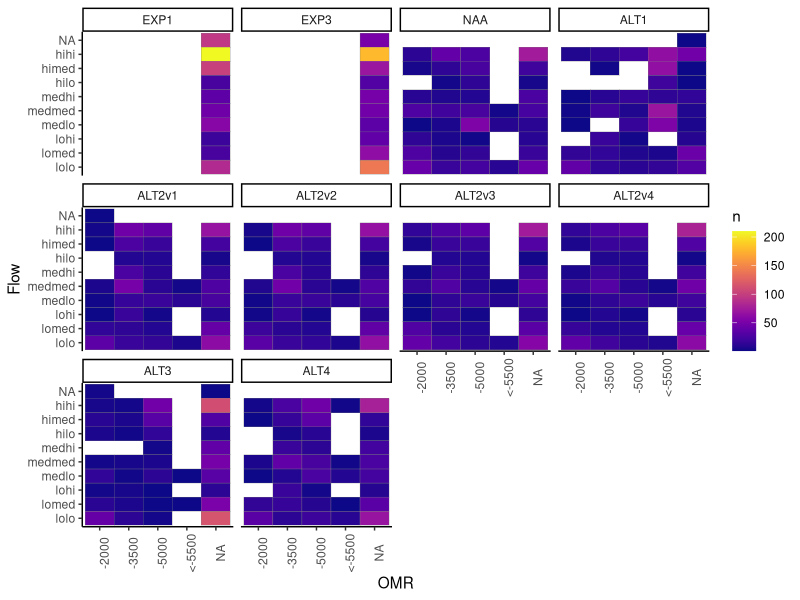
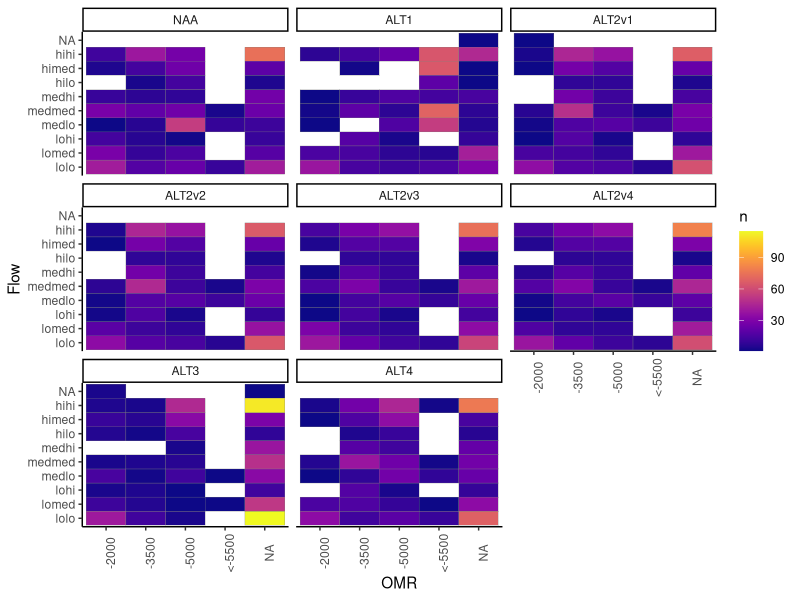
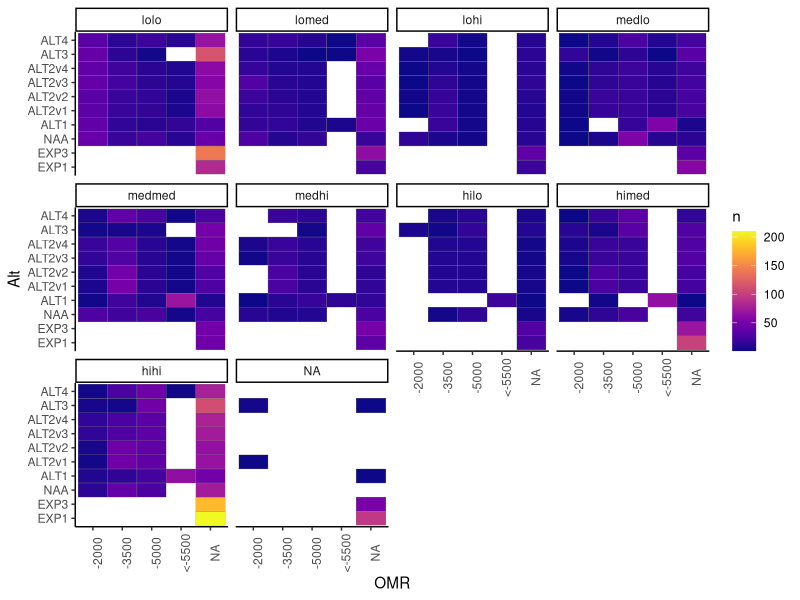
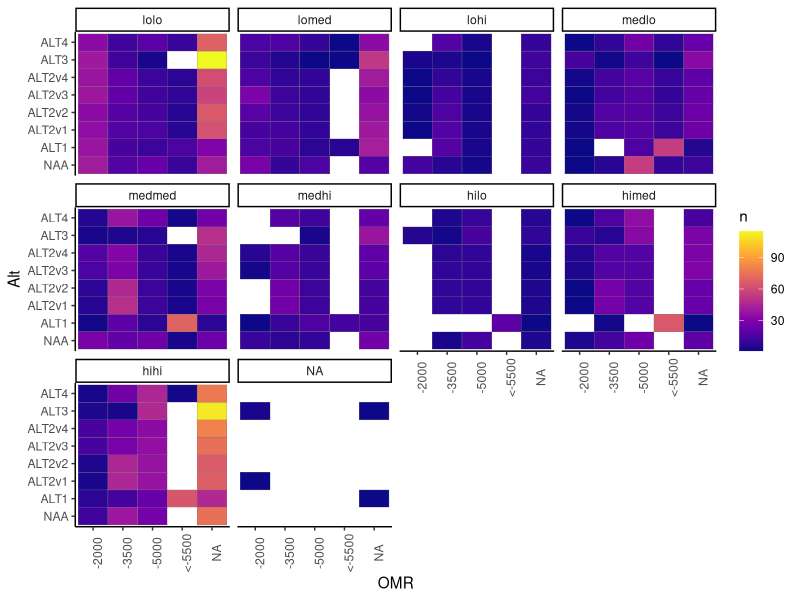
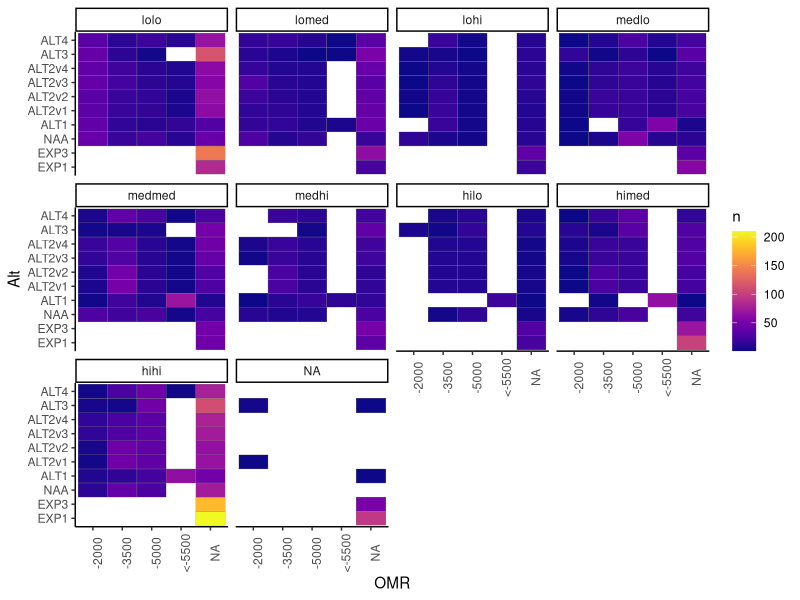
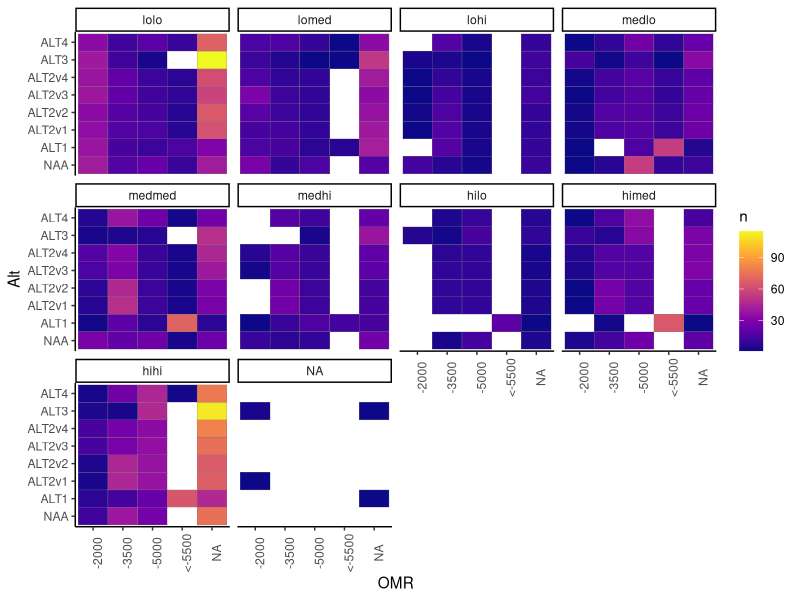

These figures' R source, in order: (Note: this script raises an error after producing the figures.)
##############################################
# Last updated 10/6/2023 by Catarina Pien (USBR)
# Calculate sample sizes for each alt in flow and OMR bins
#################################################

library(ggplot2)
library(dplyr)
library(readr)
library(readxl)
library(lubridate)
library(viridis)
library(tidyr)

# Read dat -------------------------------

# read data
bins <- read_excel("data_raw/calsim/Reclamation_2021LTO_SacR_SJR_OMR_Binning_rev01_20230929_result.xlsx", skip = 5)
alt_order = c("EXP1", "EXP3", "NAA",
              "ALT1",
              "ALT2v1", "ALT2v2", "ALT2v3", "ALT2v4",
              "ALT3", "ALT4")
col_order = c("Flow", "OMR", "EXP1", "EXP3", "NAA",
              "ALT1",
              "ALT2v1", "ALT2v2", "ALT2v3", "ALT2v4",
              "ALT3", "ALT4")
inflow_order = c("lolo", "lomed", "lohi", "medlo", "medmed", "medhi", "hilo", "himed", "hihi", "NA")
# rename column names
colnames(bins) <- c("Date", "Flow_EXP1", "OMR_EXP1", "Flow_EXP3", "OMR_EXP3",
                    "Flow_NAA", "OMR_NAA", "Flow_ALT1", "OMR_ALT1",
                    "Flow_ALT2v1", "OMR_ALT2v1", "Flow_ALT2v2", "OMR_ALT2v2",
                    "Flow_ALT2v3", "OMR_ALT2v3", "Flow_ALT2v4", "OMR_ALT2v4",
                    "Flow_ALT3", "OMR_ALT3", "Flow_ALT4", "OMR_ALT4")
bins2 <- bins[-1,]
# make long ----------------------
bins_long <-  bins2 %>%
  pivot_longer(
    -Date,
    cols_vary = "slowest",
    names_to = c(".value", "Alt"),
    names_sep = "_"
  ) %>%
  mutate(Month = month(Date))

# Dec-June
bins_months <- bins_long %>% filter(Month %in% c(12, 1, 2, 3, 4, 5, 6))

# calculate sample sizes
bins_summary_all <- bins_long %>%
  group_by(Flow, OMR, Alt) %>%
  summarize(n = n())

# filter to months of interest (12-6)
bins_summary_months <- bins_months %>%
  group_by(Flow, OMR, Alt) %>%
  summarize(n = n()) %>%
  ungroup() %>%
  mutate(Alt = factor(Alt, levels = alt_order ),
         Flow = factor(Flow, levels = inflow_order))

# fill in groups that have no samples; replace with zero
bins_summary_complete <- bins_summary_months %>%
  complete(Flow,
           nesting(OMR, Alt),
           fill = list(n = 0))

# table by alternative
# sample sizes
bins_months_table <- bins_summary_complete %>%
  pivot_wider(names_from = "Alt", values_from = "n", values_fill = list(n = 0)) %>%
  arrange(Flow, OMR)%>%
  mutate( Flow = factor(Flow, levels = inflow_order))
bins_months_table <- bins_months_table[, col_order]

# calculate proportion in each group by alt
bins_months_prop_table <- bins_months_table %>%
  mutate(across(EXP1:ALT4, ~.x/sum(.x))) %>%
  mutate(across(EXP1:ALT4, ~round(.x,3)))

# calculate proportion NA
not_included <- bins_summary_complete %>%
  filter((Flow == "NA" | OMR == "NA") | (Flow == "NA" & OMR == "NA")) %>%
  group_by(Alt) %>%
  summarize(num =sum(n),
            prop = num/700)

# look at results
ggplot(bins_summary_months) + geom_tile(aes(OMR, Flow, fill = n), color = "gray50") +
  facet_wrap(~Alt) +
  scale_fill_viridis(option = "plasma") +
  theme_classic() +
  theme(axis.text.x = element_text(angle = 90) )

ggplot(bins_summary_months%>% filter(!Alt %in% c("EXP1", "EXP3"))) +
  geom_tile(aes(OMR, Flow, fill = n), color = "gray50") +
  facet_wrap(~Alt) +
  scale_fill_viridis(option = "plasma") +
  theme_classic() +
  theme(axis.text.x = element_text(angle = 90) )

(plot_n_alts_omr_inflow <- ggplot(bins_summary_months ) +
  geom_tile(aes(OMR, Alt, fill = n), color = "gray50") +
  facet_wrap(~Flow) +
  scale_fill_viridis(option = "plasma") +
  theme_classic() +
  theme(axis.text.x = element_text(angle = 90) ))

(plot_n_alts_omr_inflow_noexp <-ggplot(bins_summary_months %>% filter(!Alt %in% c("EXP1", "EXP3"))) +
  geom_tile(aes(OMR, Alt, fill = n), color = "gray50") +
  facet_wrap(~Flow) +
  scale_fill_viridis(option = "plasma") +
  theme_classic() +
  theme(axis.text.x = element_text(angle = 90) ))

# Write plot
png("figures/plot_n_alts_omr_inflow.png", width = 9, height = 8, units = "in", res = 300, pointsize = 12)
plot_n_alts_omr_inflow
dev.off()

png("figures/plot_n_alts_omr_inflow_noexp.png", width = 9, height = 8, units = "in", res = 300, pointsize = 12)
plot_n_alts_omr_inflow_noexp
dev.off()

# Write tables
write_csv(bins_months_table, "data_export/bin_samplesizes_acrossalts.csv")
write_csv(bins_months_prop_table, "data_export/bin_prop_samplesizes_acrossalts.csv")
